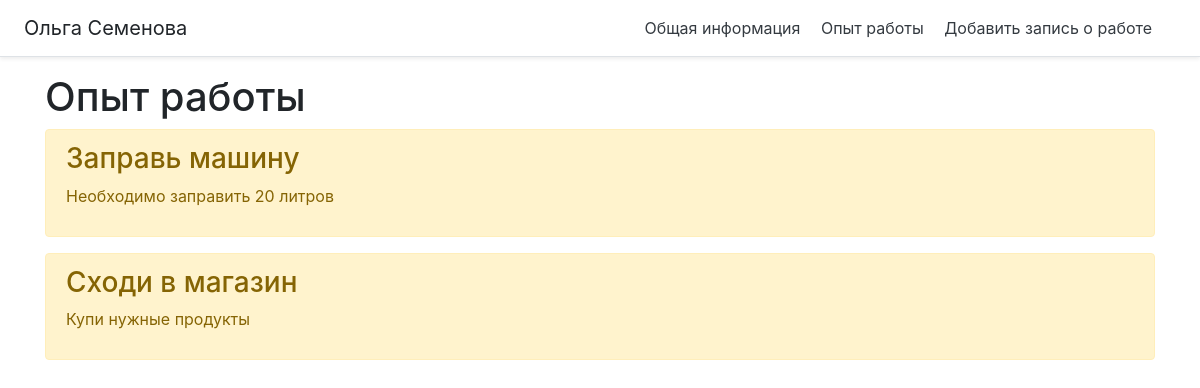
Before: / with the older database file.
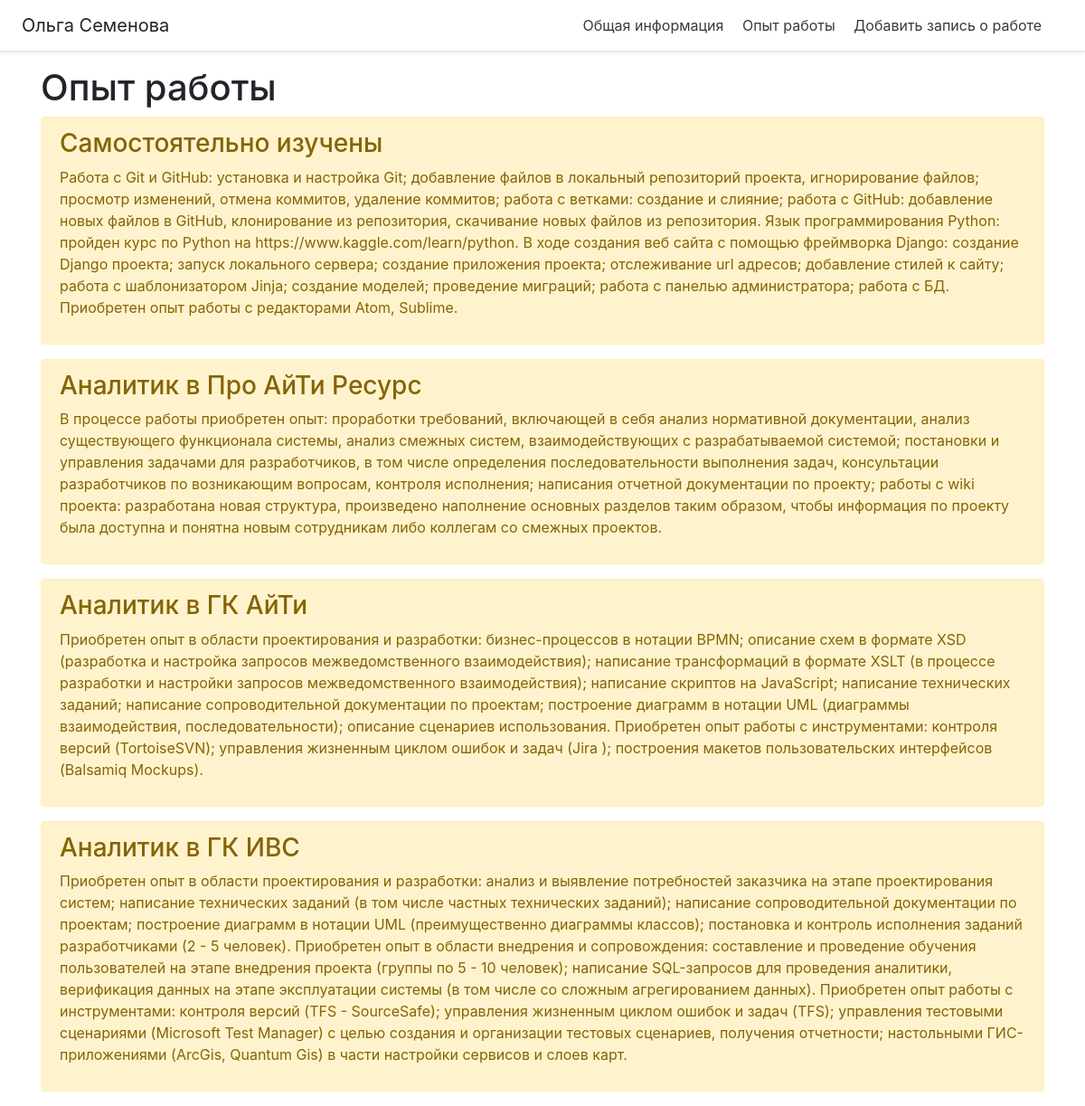
After: the same page with the newer database file.
### portfolio/models.py (models this page shows, shortened)
class Task(models.Model):
    title = models.CharField('Должность', max_length = 50)
    task = models.TextField('Обязанности')
    class Meta:
        verbose_name = 'Задача'
        verbose_name_plural = 'Задачи'

### portfolio/views.py (the view)
# urls.py: path('', views.index, name='home'),
def index(request):
    tasks = Task.objects.order_by('-id')
    return render(request, 'portfolio/index.html', {'title':'Опыт работы', 'tasks': tasks})

### portfolio/templates/portfolio/index.html (shortened to what this page needs)
{% extends 'portfolio/base.html'%}
{% block content %}
  <h1>Опыт работы</h1>
  {% if tasks %}
    {% for el in tasks %}
      <div class="alert alert-warning mt-2">
        <h3>{{ el.title }}</h3>
        <p>{{ el.task }}</p>
      </div>
    {% endfor %}
  {% else %}
      <p>Нет записей о работе!</p>
  {% endif %}
{%endblock%}

### portfolio/templates/portfolio/base.html (shortened to what this page needs)
<!DOCTYPE html>
<html lang="en">
 <head>
  <link rel="stylesheet" href="https://stackpath.bootstrapcdn.com/bootstrap/4.5.0/css/bootstrap.min.css">
 </head>
 <body>
   <div class="d-flex flex-column flex-md-row align-items-center p-3 px-md-4 mb-3 bg-white border-bottom shadow-sm">
     <h5 class="my-0 mr-md-auto font-weight-normal">Ольга Семенова</h5>
     <nav class="my-2 my-md-0 mr-md-3">
       <a class="p-2 text-dark" href="{% url 'about-as' %}">Общая информация</a>
       <a class="p-2 text-dark" href="{% url 'home' %}">Опыт работы</a>
       <a class="p-2 text-dark" href="{% url 'create' %}">Добавить запись о работе</a>
     </nav>
    </div>
    <div class="container">
      {% block content %} {%endblock%}
    </div>
 </body>
</html>

Changed rows visible on the page:
removed Task: title "Заправь машину", task "Необходимо заправить 20 литров"
removed Task: title "Сходи в магазин", task "Купи нужные продукты"
added Task: title "Самостоятельно изучены", task "Работа с Git и GitHub: установка и настройка Git; добавление файлов в локальный репозиторий проекта, игнорирование файлов; просмотр изменений, отмена коммитов, удаление коммитов; работа с ветками: создание и слияние; работа с GitHub: добавление новых файлов в GitHub, клонирование из репозитория, скачивание новых файлов из репозитория. Язык программирования Python: пройден курс по Python на https://www.kaggle.com/learn/python. В ходе создания веб сайта с помощью фреймворка Django: создание Django проекта; запуск локального сервера; создание приложения проекта; отслеживание url адресов; добавление стилей к сайту; работа с шаблонизатором Jinja; создание моделей; проведение миграций; работа с…"
added Task: title "Аналитик в Про АйТи Ресурс", task "В процессе работы приобретен опыт: проработки требований, включающей в себя анализ нормативной документации, анализ существующего функционала системы, анализ смежных систем, взаимодействующих с разрабатываемой системой; постановки и управления задачами для разработчиков, в том числе определения последовательности выполнения задач, консультации разработчиков по возникающим вопросам, контроля исполнения; написания отчетной документации по проекту; работы с wiki проекта: разработана новая структура, произведено наполнение основных разделов таким образом, чтобы информация по проекту была доступна и понятна новым сотрудникам либо коллегам со смежных проектов."
added Task: title "Аналитик в ГК АйТи", task "Приобретен опыт в области проектирования и разработки: бизнес-процессов в нотации BPMN; описание схем в формате XSD (разработка и настройка запросов межведомственного взаимодействия); написание трансформаций в формате XSLT (в процессе разработки и настройки запросов межведомственного взаимодействия); написание скриптов на JavaScript; написание технических заданий; написание сопроводительной документации по проектам; построение диаграмм в нотации UML (диаграммы взаимодействия, последовательности); описание сценариев использования. Приобретен опыт работы с инструментами: контроля версий (TortoiseSVN); управления жизненным циклом ошибок и задач (Jira ); построения макетов пользовательских…"
added Task: title "Аналитик в ГК ИВС", task "Приобретен опыт в области проектирования и разработки: анализ и выявление потребностей заказчика на этапе проектирования систем; написание технических заданий (в том числе частных технических заданий); написание сопроводительной документации по проектам; построение диаграмм в нотации UML (преимущественно диаграммы классов); постановка и контроль исполнения заданий разработчиками (2 - 5 человек). Приобретен опыт в области внедрения и сопровождения: составление и проведение обучения пользователей на этапе внедрения проекта (группы по 5 - 10 человек); написание SQL-запросов для проведения аналитики, верификация данных на этапе эксплуатации системы (в том числе со сложным агрегированием…"
